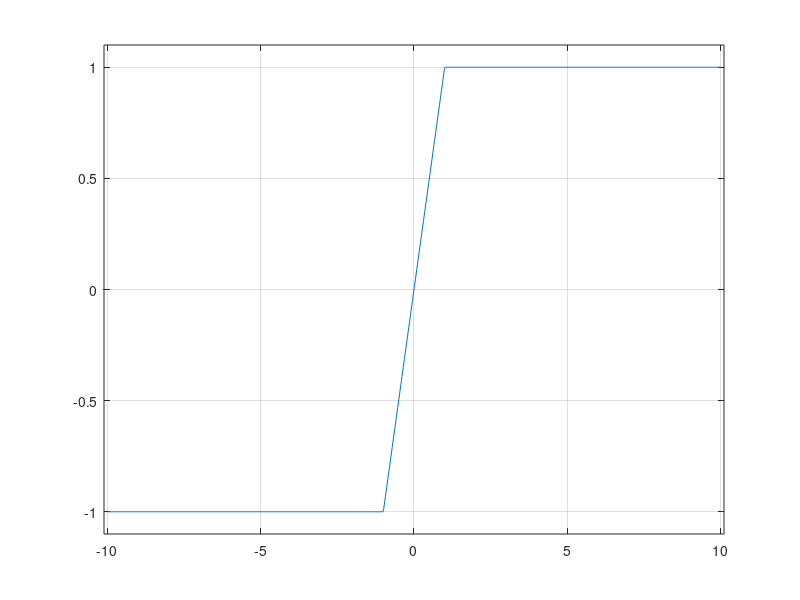
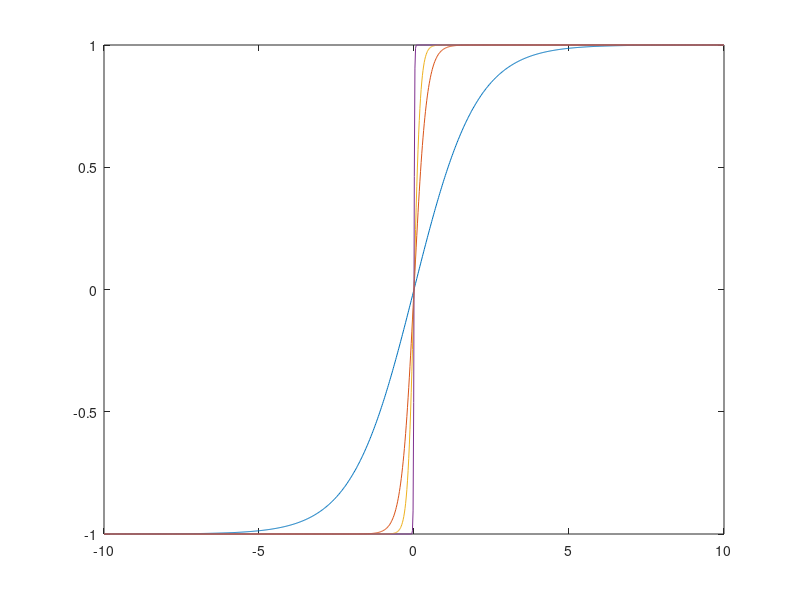
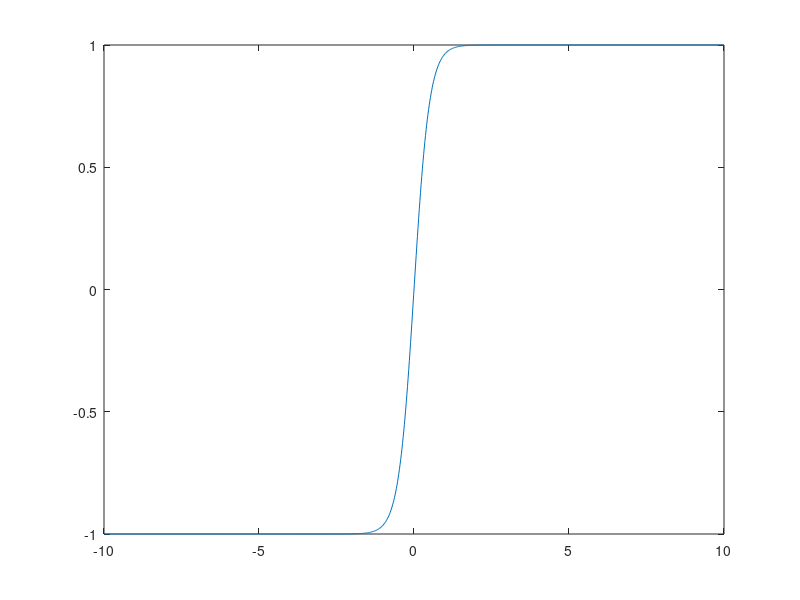

These figures' MATLAB source, in order:
%% clear workspace
close all; clear; clc;

%% saturation function
x = linspace(-10,10,1000);
saturated_x = min(1, max(-1, x));
saturated_x2 = min(1, max(-1, 2*x));
saturated_x3 = min(1, max(-1, 100*x));
figure;
plot(x,saturated_x)
axis([-10.1 10.1 -1.1 1.1])
grid on;


%% modified sigmoid
y = -1+2./(1+exp(-x));
y1 = -1+2./(1+exp(-5*x));
y2 = -1+2./(1+exp(-10*x));
y3 = -1+2./(1+exp(-100*x));
figure;
plot(x,y,x,y1,x,y2,x,y3)

%% trig approximation
z = tanh(2*x/1);
figure;
plot(x,z)
